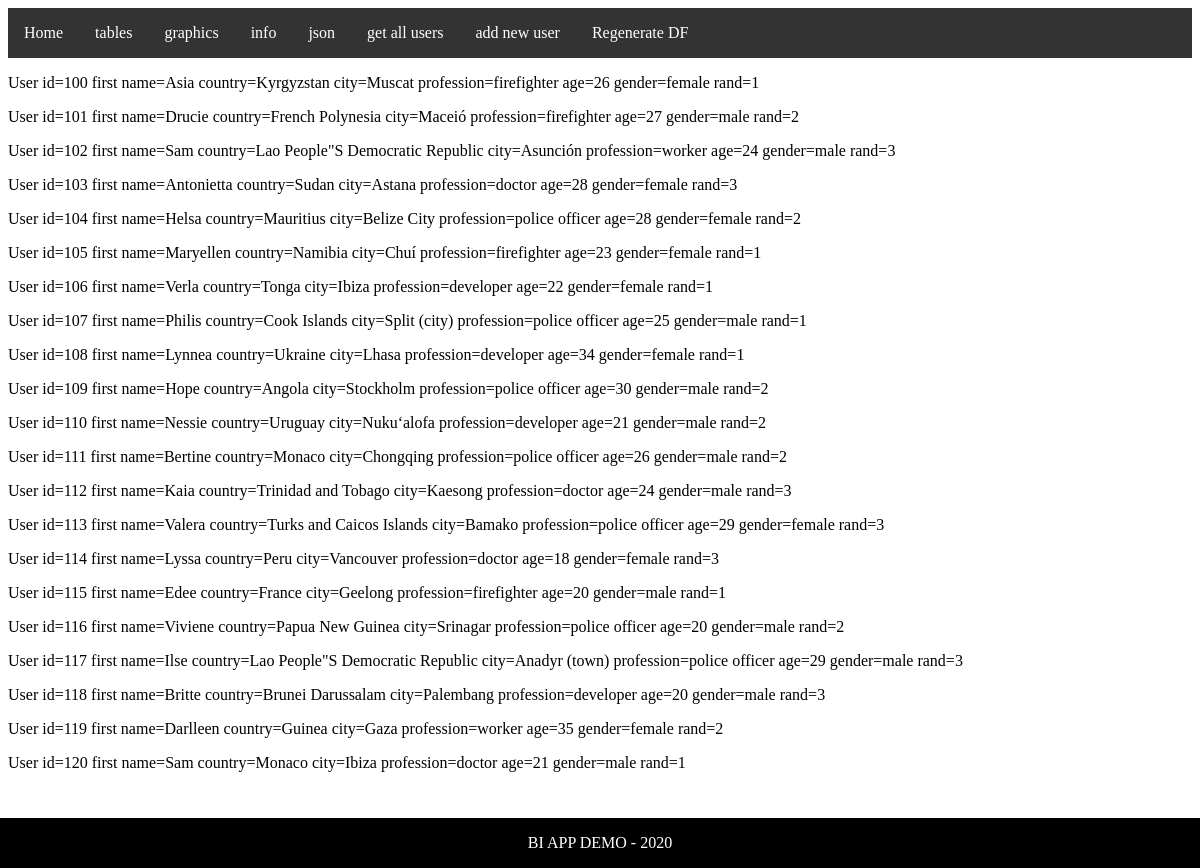
Before: /getusers with the older database file.
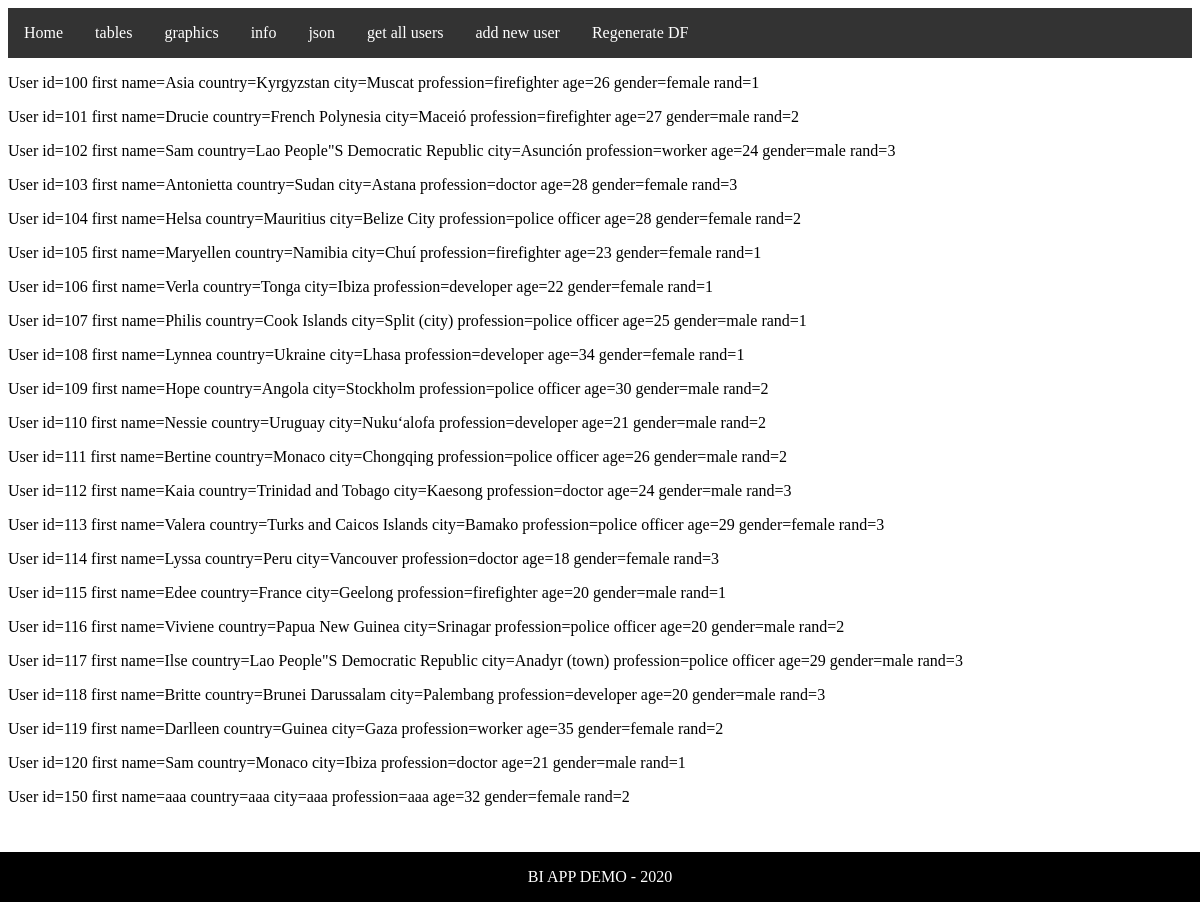
After: the same page with the newer database file.
### app.py (models this page shows)
class User(db.Model):
    id= db.Column(db.Integer,primary_key=True)
    firstname=db.Column(db.String(200),nullable=False)
    country=db.Column(db.String(200),nullable=False)
    city=db.Column(db.String(200),nullable=False)
    profession=db.Column(db.String(200),nullable=False)
    age=db.Column(db.Integer,nullable=False)
    gender=db.Column(db.String(50),nullable=False)
    rand=db.Column(db.Integer,nullable=False)
    def __repr__(self):
        return 'User id={} first name={} country={} city={} profession={} age={} gender={} rand={}'.format(self.id,self.firstname,self.country,self.city,self.profession,self.age,self.gender,self.rand)

### app.py (the view)
@app.route("/getusers")
def getUsers():
    users=User.query.all()
    return render_template("user.html",users=users,title="ALL USERS")

### templates/user.html
{% extends 'base.html' %}
{% block content %}
{%if user %}
<ul>
<li>id:{{ user.id }}</li>
<li>firstname: {{ user.firstname }}</li>
<li>country: {{ user.country }}</li>
<li>city: {{ user.city }}</li>
<li>profession: {{ user.profession }}</li>
<li>age: {{ user.age }}</li>
<li>gender: {{ user.gender }}</li>
<li>rand: {{ user.rand }}</li>
</ul>
{% else %}
{% for user in users %}
<p> {{user}}</p>
{% endfor %}
{% endif %}
{% endblock %}

### templates/base.html (shortened to what this page needs)
<html>
<head>
<link rel="stylesheet" href="{{ url_for('static', filename='style.css') }}">
</head>
<body>
<nav>
    <ul>
    <li><a href="/">Home</a></li>
    <li><a href="/tables">tables</a></li>
    <li><a href="/graphics">graphics</a></li>
    <li><a href="/info">info</a></li>
    <li><a href="/json">json</a></li>
    <li><a href="/getusers">get all users</a></li>
    <li><a href="/adduser">add new user</a></li>
    <li><a href="/regenerateDF">Regenerate DF</a></li>
  </ul>
</nav>
<section class="content">
{% block content %}{% endblock %}
</section>
<footer>
<p>BI APP DEMO - 2020</p>
</footer>
</body>
</html>

### static/style.css (style rules this page uses)
a { text-decoration: none; color:black }
nav ul { list-style-type: none; margin: 0; padding: 0; overflow: hidden; background-color: #333333; }
nav li { float: left; }
nav li a { display: block; color: white; text-align: center; padding: 16px; text-decoration: none; }
footer { position: fixed; left: 0; bottom: 0; width: 100%; text-align: center; color: white; background-color: black; }

Changed rows visible on the page:
added User: id+firstname+country "User id=150 first name=aaa country=aaa city=aaa profession=aaa age=32 gender=female rand=2"
